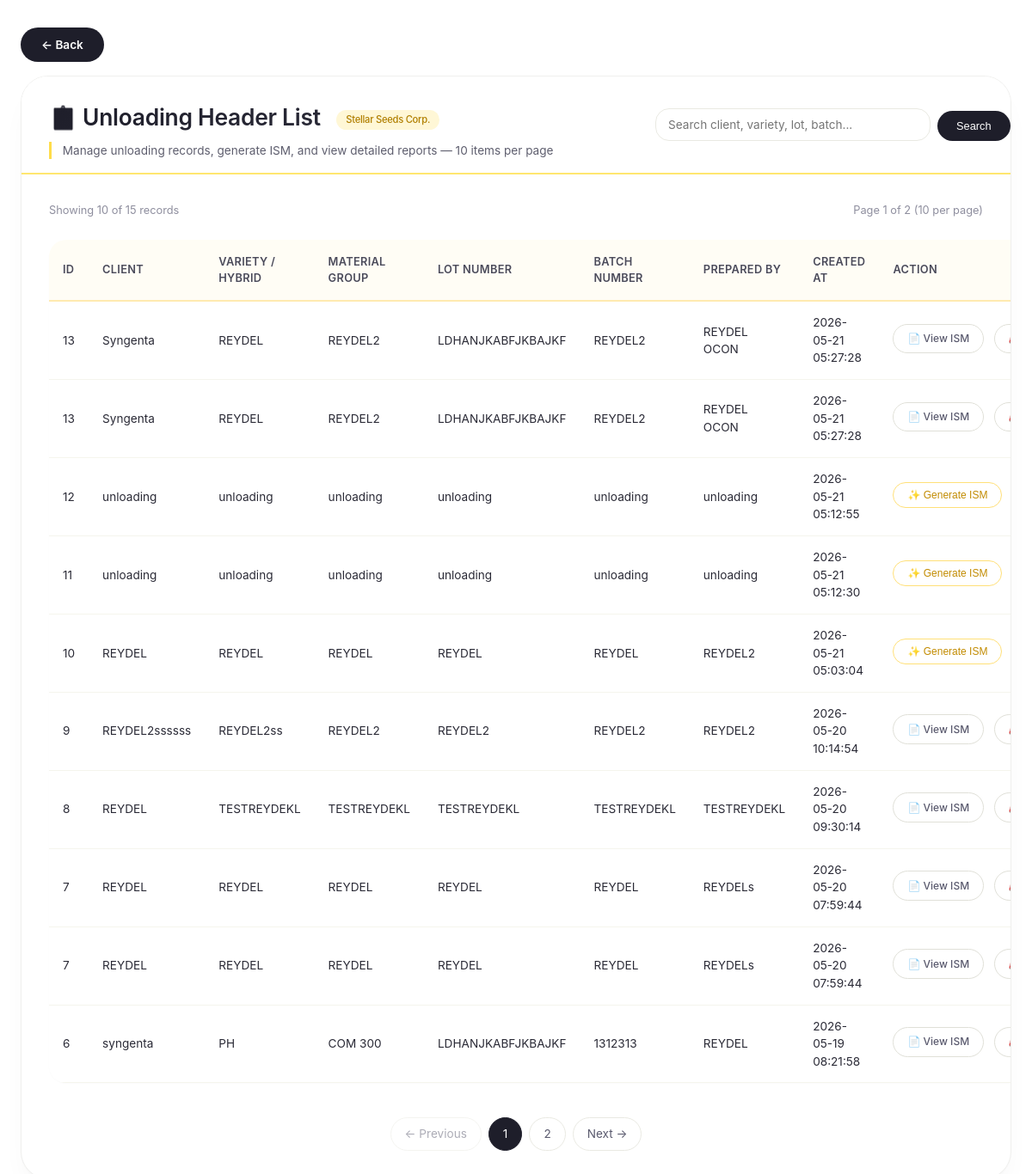
Page /unloading_list.php on the committed database.
### tables this page shows
CREATE TABLE `ism_header` (
  `id` int(11) NOT NULL,
  `ism_id` varchar(100) NOT NULL,
  `unloading_id` int(111) NOT NULL,
  `ism_no` varchar(100) NOT NULL,
  `client_name` varchar(255) DEFAULT NULL,
  `lot_number` varchar(255) DEFAULT NULL,
  `origin_site` varchar(255) DEFAULT NULL,
  `transfer_site` varchar(255) DEFAULT NULL,
  `bin_no` varchar(255) DEFAULT NULL,
  `prepared_by` varchar(255) DEFAULT NULL,
  `verified_by` varchar(255) DEFAULT NULL,
  `flagging` varchar(100) DEFAULT NULL,
  `isJB` tinyint(1) DEFAULT 1,
  `season` varchar(20) DEFAULT NULL,
  `date` date DEFAULT NULL,
  `created_at` timestamp NOT NULL DEFAULT current_timestamp()
);

CREATE TABLE `unloading` (
  `unloading_id` int(111) NOT NULL,
  `client` varchar(255) NOT NULL,
  `variety_hybrid` varchar(255) NOT NULL,
  `material_group` varchar(255) NOT NULL,
  `lot_number` varchar(255) NOT NULL,
  `batch_number` varchar(255) NOT NULL,
  `isJB` tinyint(4) NOT NULL,
  `time_start` varchar(255) NOT NULL,
  `time_finished` varchar(255) NOT NULL,
  `created_at` datetime NOT NULL,
  `prepared_by` varchar(255) NOT NULL,
  `checked_by` varchar(255) DEFAULT NULL,
  `remarks` text NOT NULL
);

### unloading_list.php (the view, shortened to what this page needs)
<?php
$connLocal = new mysqli("localhost", "root", "", "ism");
$limit = 10;
$page = isset($_GET['page']) ? (int)$_GET['page'] : 1;
$offset = ($page - 1) * $limit;
$search = isset($_GET['search']) ? trim($_GET['search']) : '';
$searchCondition = "";
$searchParam = "";
if (!empty($search)) {
    $countStmt = $connLocal->prepare("
        SELECT COUNT(*) as total
        FROM unloading u
        LEFT JOIN ism_header h ON u.unloading_id = h.unloading_id
        $searchCondition
    ");
    $countStmt->bind_param("ssssss", $searchParam, $searchParam, $searchParam, $searchParam, $searchParam, $searchParam);
    $countStmt->execute();
    $countResult = $countStmt->get_result();
    $totalRows = $countResult->fetch_assoc()['total'];
    $countStmt->close();
    $stmt = $connLocal->prepare("
        SELECT
            u.*,
            h.ism_id
        FROM unloading u
        LEFT JOIN ism_header h ON u.unloading_id = h.unloading_id
        $searchCondition
        ORDER BY u.unloading_id DESC
        LIMIT ? OFFSET ?
    ");
    $stmt->bind_param("ssssssii", $searchParam, $searchParam, $searchParam, $searchParam, $searchParam, $searchParam, $limit, $offset);
} else {
    $countResult = $connLocal->query("
        SELECT COUNT(*) as total
        FROM unloading u
        LEFT JOIN ism_header h ON u.unloading_id = h.unloading_id
    ");
    $totalRows = $countResult->fetch_assoc()['total'];
    $stmt = $connLocal->prepare("
        SELECT
            u.*,
            h.ism_id
        FROM unloading u
        LEFT JOIN ism_header h ON u.unloading_id = h.unloading_id
        ORDER BY u.unloading_id DESC
        LIMIT ? OFFSET ?
    ");
    $stmt->bind_param("ii", $limit, $offset);
}
$stmt->execute();
$result = $stmt->get_result();
$totalPages = ceil($totalRows / $limit);
?>
<!DOCTYPE html>
<html lang="en">
<head>
    <link rel="stylesheet" href="./styles/unloading_list.css">
</head>
<body>
    <a href="javascript:history.back()" class="btn-back">← Back</a>
    <div class="dashboard-container">
        <div class="header">
            <div class="headera">
                <h2>
                    <span class="badge">Stellar Seeds Corp.</span>
                </h2>
                <div class="subnote">
                    Manage unloading records, generate ISM, and view detailed reports — 10 items per page
                </div>
            </div>
            <form method="GET" action="" class="search-box">
                <div class="form-group">
                    <input type="text" style="width: 20rem;" name="search" placeholder="Search client, variety, lot, batch..." value="<?= htmlspecialchars($search) ?>" autocomplete="off">
                </div>
                <button type="submit">Search</button>
            </form>
        </div>
        <div style="margin-top: 2rem;" class="info-bar">
            <span>Showing <?= $result->num_rows ?> of <?= $totalRows ?> records</span>
            <span>Page <?= $page ?> of <?= $totalPages ?> (<?= $limit ?> per page)</span>
        </div>
        <div class="table-wrapper">
            <table>
                <thead>
                    <tr>
                        <th>ID</th>
                        <th>Client</th>
                        <th>Variety / Hybrid</th>
                        <th>Material Group</th>
                        <th>Lot Number</th>
                        <th>Batch Number</th>
                        <th>Prepared By</th>
                        <th>Created At</th>
                        <th>Action</th>
                    </tr>
                </thead>
                <tbody>
                    <?php if ($result->num_rows === 0): ?>
                        <tr>
                            <td colspan="9" style="text-align: center; padding: 3rem; color: #a0a0b0;">
                                🔍 No unloading records found
                            </td>
                        </tr>
                    <?php else: ?>
                        <?php while ($row = $result->fetch_assoc()): ?>
                            <tr>
                                <td><?= htmlspecialchars($row['unloading_id']) ?></td>
                                <td><?= htmlspecialchars($row['client']) ?></td>
                                <td><?= htmlspecialchars($row['variety_hybrid']) ?></td>
                                <td><?= htmlspecialchars($row['material_group']) ?></td>
                                <td><?= htmlspecialchars($row['lot_number']) ?></td>
                                <td><?= htmlspecialchars($row['batch_number']) ?></td>
                                <td><?= htmlspecialchars($row['prepared_by']) ?></td>
                                <td><?= htmlspecialchars($row['created_at']) ?></td>
                                <td class="action-cell">
                                    <?php if (!empty($row['ism_id'])): ?>
                                        <a class="btn btn-view" href="print_ism.php?id=<?= $row['ism_id'] ?>" target="_blank">
                                            📄 View ISM
                                        </a>
                                    <?php else: ?>
                                        <button class="btn btn-primary" onclick="openModal('<?= $row['unloading_id'] ?>')">
                                            ✨ Generate ISM
                                        </button>
                                    <?php endif; ?>
                                    <a class="btn btn-view" href="print_unloading.php?id=<?= $row['unloading_id'] ?>" target="_blank">
                                    </a>
                                </td>
                            </tr>
                        <?php endwhile; ?>
                    <?php endif; ?>
                </tbody>
            </table>
        </div>
        <?php if ($totalPages > 1): ?>
            <div class="pagination">
                <?php if ($page > 1): ?>
                    <a href="?page=<?= $page - 1 ?>&search=<?= urlencode($search) ?>">← Previous</a>
                <?php else: ?>
                    <span class="disabled">← Previous</span>
                <?php endif; ?>
                <?php
                $startPage = max(1, $page - 2);
                $endPage = min($totalPages, $page + 2);
                for ($i = $startPage; $i <= $endPage; $i++):
                ?>
                    <?php if ($i == $page): ?>
                        <span class="active"><?= $i ?></span>
                    <?php else: ?>
                        <a href="?page=<?= $i ?>&search=<?= urlencode($search) ?>"><?= $i ?></a>
                    <?php endif; ?>
                <?php endfor; ?>
                <?php if ($page < $totalPages): ?>
                    <a href="?page=<?= $page + 1 ?>&search=<?= urlencode($search) ?>">Next →</a>
                <?php else: ?>
                    <span class="disabled">Next →</span>
                <?php endif; ?>
            </div>
        <?php endif; ?>
    </div>
</body>
</html>

### styles/unloading_list.css (style rules this page uses)
* { margin: 0; padding: 0; box-sizing: border-box; }
body { background: #ffffff; font-family: "Inter", system-ui, -apple-system, "Segoe UI", Roboto, Helvetica, sans-serif; line-height: 1.5; color: #1e1e2a; padding: 2rem 1.5rem; }
.dashboard-container { max-width: 1440px; width: 100%; margin: 0 auto; background: #ffffff; border-radius: 2rem; box-shadow: 0 20px 35px -12px rgba(0, 0, 0, 0.05), 0 1px 2px rgba(0, 0, 0, 0.02); border: 1px solid #f0f0ee; overflow: hidden; }
.header { display: flex; flex-direction: row; justify-content: space-between; align-items: center; background: #ffffff; border-bottom: 2px solid #ffe770; }
.headera { background: #ffffff; padding: 1.8rem 2rem 1rem 2rem; }
.header h2 { font-size: 1.65rem; font-weight: 600; letter-spacing: -0.01em; background: linear-gradient(135deg, #1e1e2a 0%, #2c2c3a 100%); background-clip: text; -webkit-background-clip: text; color: transparent; display: inline-block; }
.badge { display: inline-block; background: #fff7d6; padding: 0.2rem 0.7rem; border-radius: 40px; font-size: 0.7rem; font-weight: 500; color: #b17f00; margin-left: 0.75rem; vertical-align: middle; }
.subnote { color: #5e5e6e; font-size: 0.85rem; margin-top: 0.5rem; border-left: 3px solid #ffdc4a; padding-left: 0.8rem; }
.search-box { display: flex; gap: 0.5rem; align-items: flex-end; }
.search-box .form-group { margin-bottom: 0; }
.search-box input { width: 280px; padding: 0.6rem 1rem; border: 1px solid #e9e9e2; border-radius: 2rem; font-family: inherit; font-size: 0.85rem; background: #ffffff; transition: all 0.2s; outline: none; }
.search-box button { background: #1e1e2a; border: none; border-radius: 2rem; padding: 0.6rem 1.4rem; font-weight: 500; font-size: 0.8rem; cursor: pointer; color: white; transition: all 0.2s; }
.table-wrapper { overflow-x: auto; padding: 1.5rem 2rem 1rem 2rem; }
table { width: 100%; border-collapse: collapse; background: white; border-radius: 1.25rem; overflow: hidden; box-shadow: 0 1px 2px rgba(0, 0, 0, 0.02); }
th { text-align: left; padding: 1rem 1rem; background-color: #fffdf5; font-weight: 600; color: #4a4a5a; border-bottom: 2px solid #ffeab0; font-size: 0.8rem; letter-spacing: 0.3px; text-transform: uppercase; }
td { padding: 0.9rem 1rem; border-bottom: 1px solid #f5f5ed; font-size: 0.85rem; color: #2a2a36; vertical-align: middle; }
.btn { border: none; padding: 0.45rem 1rem; cursor: pointer; border-radius: 2rem; font-size: 0.75rem; font-weight: 500; text-decoration: none; display: inline-block; transition: all 0.2s ease; margin-right: 0.5rem; margin-bottom: 0.25rem; }
.btn-primary { background: #ffffff; border: 1px solid #ffe078; color: #c28b00; }
.btn-view { background: #ffffff; border: 1px solid #e0e0d8; color: #5a5a6e; }
.action-cell { white-space: nowrap; }
.pagination { padding: 1.5rem 2rem 2rem 2rem; display: flex; justify-content: center; gap: 0.5rem; flex-wrap: wrap; }
.pagination a, .pagination span { display: inline-block; padding: 0.5rem 1rem; border-radius: 2rem; font-size: 0.85rem; text-decoration: none; transition: all 0.2s; border: 1px solid #e9e9e2; color: #5a5a6e; background: white; }
.pagination .active { background: #1e1e2a; border-color: #1e1e2a; color: white; }
.pagination .disabled { opacity: 0.5; cursor: not-allowed; }
.info-bar { padding: 0 2rem; font-size: 0.8rem; color: #8e8e9e; display: flex; justify-content: space-between; align-items: center; flex-wrap: wrap; gap: 0.5rem; }
.btn-back { background: #1e1e2a; border: none; border-radius: 2rem; padding: 0.6rem 1.5rem; font-weight: 600; font-size: 0.85rem; cursor: pointer; color: white; transition: all 0.2s; margin-bottom: 1rem; display: inline-block; text-decoration: none; }
.form-group { margin-bottom: 1rem; }
.form-group input, .form-group select { width: 100%; padding: 0.6rem 0.9rem; border: 1px solid #e9e9e2; border-radius: 1rem; font-family: inherit; font-size: 0.85rem; background: #ffffff; transition: all 0.2s; outline: none; }

### rows in the picture
ism_header: unloading.unloading_id "13", unloading.client "Syngenta", unloading.variety_hybrid "REYDEL", unloading.material_group "REYDEL2", unloading.lot_number "LDHANJKABFJKBAJKF", unloading.batch_number "REYDEL2", unloading.prepared_by "REYDEL OCON", unloading.created_at "2026-05-21 05:27:28"
ism_header: unloading.unloading_id "13", unloading.client "Syngenta", unloading.variety_hybrid "REYDEL", unloading.material_group "REYDEL2", unloading.lot_number "LDHANJKABFJKBAJKF", unloading.batch_number "REYDEL2", unloading.prepared_by "REYDEL OCON", unloading.created_at "2026-05-21 05:27:28"
unloading: unloading_id "12", client "unloading", variety_hybrid "unloading", material_group "unloading", lot_number "unloading", batch_number "unloading", prepared_by "unloading", created_at "2026-05-21 05:12:55"
unloading: unloading_id "11", client "unloading", variety_hybrid "unloading", material_group "unloading", lot_number "unloading", batch_number "unloading", prepared_by "unloading", created_at "2026-05-21 05:12:30"
unloading: unloading_id "10", client "REYDEL", variety_hybrid "REYDEL", material_group "REYDEL", lot_number "REYDEL", batch_number "REYDEL", prepared_by "REYDEL2", created_at "2026-05-21 05:03:04"
ism_header: unloading.unloading_id "9", unloading.client "REYDEL2ssssss", unloading.variety_hybrid "REYDEL2ss", unloading.material_group "REYDEL2", unloading.lot_number "REYDEL2", unloading.batch_number "REYDEL2", unloading.prepared_by "REYDEL2", unloading.created_at "2026-05-20 10:14:54"
ism_header: unloading.unloading_id "8", unloading.client "REYDEL", unloading.variety_hybrid "TESTREYDEKL", unloading.material_group "TESTREYDEKL", unloading.lot_number "TESTREYDEKL", unloading.batch_number "TESTREYDEKL", unloading.prepared_by "TESTREYDEKL", unloading.created_at "2026-05-20 09:30:14"
ism_header: unloading.unloading_id "7", unloading.client "REYDEL", unloading.variety_hybrid "REYDEL", unloading.material_group "REYDEL", unloading.lot_number "REYDEL", unloading.batch_number "REYDEL", unloading.prepared_by "REYDELs", unloading.created_at "2026-05-20 07:59:44"
ism_header: unloading.unloading_id "7", unloading.client "REYDEL", unloading.variety_hybrid "REYDEL", unloading.material_group "REYDEL", unloading.lot_number "REYDEL", unloading.batch_number "REYDEL", unloading.prepared_by "REYDELs", unloading.created_at "2026-05-20 07:59:44"
ism_header: unloading.unloading_id "6", unloading.client "syngenta", unloading.variety_hybrid "PH", unloading.material_group "COM 300", unloading.lot_number "LDHANJKABFJKBAJKF", unloading.batch_number "1312313", unloading.prepared_by "REYDEL", unloading.created_at "2026-05-19 08:21:58"

### other values in the picture
$result->num_rows "10"
$totalRows "15"
$page "1"
$totalPages "2"
$limit "10"
